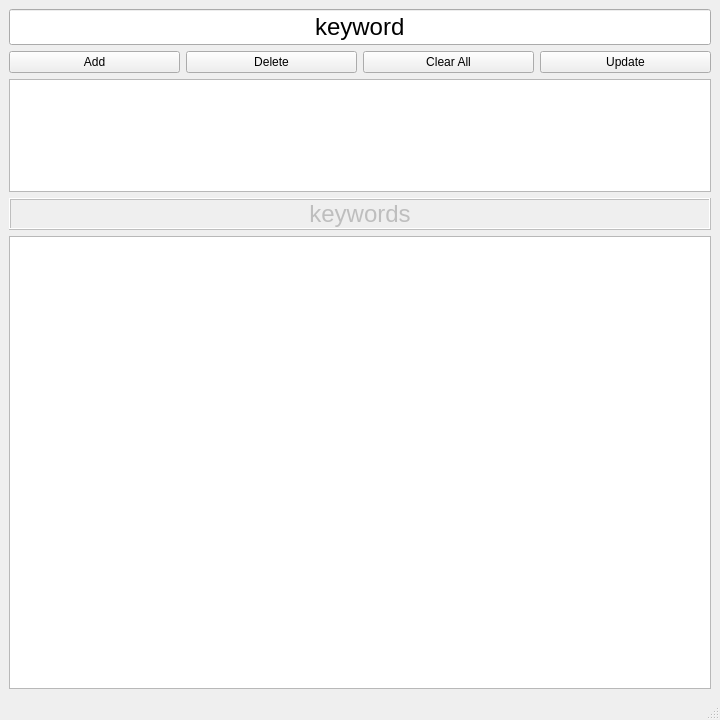
<?xml version="1.0" encoding="UTF-8"?>
<ui version="4.0">
 <class>MainWindow</class>
 <widget class="QMainWindow" name="MainWindow">
  <property name="geometry">
   <rect>
    <x>0</x>
    <y>0</y>
    <width>720</width>
    <height>720</height>
   </rect>
  </property>
  <property name="windowTitle">
   <string>MainWindow</string>
  </property>
  <widget class="QWidget" name="centralwidget">
   <layout class="QHBoxLayout" name="horizontalLayout">
    <item>
     <layout class="QVBoxLayout" name="verticalLayout" stretch="0,0,1,0,4">
      <property name="spacing">
       <number>-1</number>
      </property>
      <item>
       <widget class="QLineEdit" name="keyword_line_editor">
        <property name="font">
         <font>
          <pointsize>18</pointsize>
         </font>
        </property>
        <property name="toolTipDuration">
         <number>-3</number>
        </property>
        <property name="inputMask">
         <string/>
        </property>
        <property name="text">
         <string>keyword</string>
        </property>
        <property name="maxLength">
         <number>32767</number>
        </property>
        <property name="frame">
         <bool>true</bool>
        </property>
        <property name="alignment">
         <set>Qt::AlignCenter</set>
        </property>
        <property name="dragEnabled">
         <bool>true</bool>
        </property>
       </widget>
      </item>
      <item>
       <layout class="QHBoxLayout" name="horizontalLayout_2">
        <item>
         <widget class="QPushButton" name="keyword_add_btn">
          <property name="text">
           <string>Add</string>
          </property>
         </widget>
        </item>
        <item>
         <widget class="QPushButton" name="keyword_del_btn">
          <property name="text">
           <string>Delete</string>
          </property>
         </widget>
        </item>
        <item>
         <widget class="QPushButton" name="keyword_clear_btn">
          <property name="text">
           <string>Clear All</string>
          </property>
         </widget>
        </item>
        <item>
         <widget class="QPushButton" name="keyword_update_btn">
          <property name="text">
           <string>Update</string>
          </property>
         </widget>
        </item>
       </layout>
      </item>
      <item>
       <widget class="QListWidget" name="keyword_list"/>
      </item>
      <item>
       <widget class="QLabel" name="keyword_label">
        <property name="enabled">
         <bool>false</bool>
        </property>
        <property name="font">
         <font>
          <pointsize>18</pointsize>
         </font>
        </property>
        <property name="autoFillBackground">
         <bool>true</bool>
        </property>
        <property name="frameShape">
         <enum>QFrame::Box</enum>
        </property>
        <property name="frameShadow">
         <enum>QFrame::Raised</enum>
        </property>
        <property name="text">
         <string>keywords</string>
        </property>
        <property name="alignment">
         <set>Qt::AlignCenter</set>
        </property>
       </widget>
      </item>
      <item>
       <widget class="QListWidget" name="tweet_widget_list">
        <property name="acceptDrops">
         <bool>true</bool>
        </property>
        <property name="autoScroll">
         <bool>true</bool>
        </property>
        <property name="dragEnabled">
         <bool>true</bool>
        </property>
        <property name="dragDropOverwriteMode">
         <bool>true</bool>
        </property>
        <property name="dragDropMode">
         <enum>QAbstractItemView::InternalMove</enum>
        </property>
        <property name="verticalScrollMode">
         <enum>QAbstractItemView::ScrollPerPixel</enum>
        </property>
        <property name="movement">
         <enum>QListView::Snap</enum>
        </property>
        <property name="isWrapping" stdset="0">
         <bool>true</bool>
        </property>
        <property name="resizeMode">
         <enum>QListView::Adjust</enum>
        </property>
        <property name="itemAlignment">
         <set>Qt::AlignHCenter</set>
        </property>
        <property name="sortingEnabled">
         <bool>true</bool>
        </property>
       </widget>
      </item>
     </layout>
    </item>
   </layout>
  </widget>
  <widget class="QMenuBar" name="menubar">
   <property name="geometry">
    <rect>
     <x>0</x>
     <y>0</y>
     <width>720</width>
     <height>24</height>
    </rect>
   </property>
  </widget>
  <widget class="QStatusBar" name="statusbar"/>
 </widget>
 <resources/>
 <connections/>
</ui>
